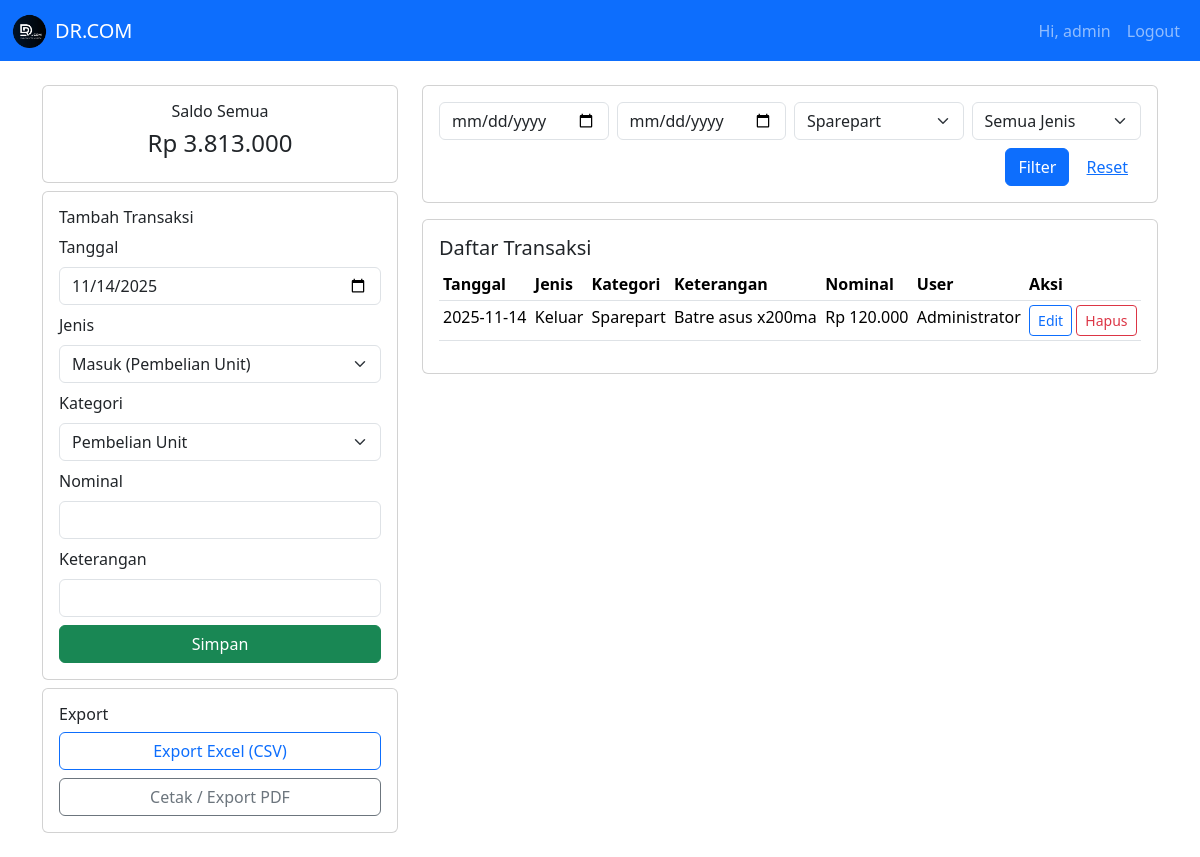
/home.php?kategori=sparepart (signed in), run on the app's committed database.
### tables this page shows
CREATE TABLE `transaksi` (
  `id` int NOT NULL AUTO_INCREMENT,
  `tanggal` date NOT NULL,
  `jenis` enum('masuk','keluar') NOT NULL,
  `kategori` varchar(100) NOT NULL,
  `keterangan` text,
  `nominal` int NOT NULL,
  `user_id` int DEFAULT NULL,
  `created_at` timestamp NULL DEFAULT CURRENT_TIMESTAMP,
  PRIMARY KEY (`id`),
  KEY `fk_user_transaksi` (`user_id`),
  CONSTRAINT `fk_user_transaksi`
      FOREIGN KEY (`user_id`) REFERENCES `users` (`id`)
      ON DELETE SET NULL ON UPDATE CASCADE
);

### koneksi.php (called while the page is built, shortened)
<?php
function e($str) {
    return htmlspecialchars($str, ENT_QUOTES, 'UTF-8');
}

### home.php (the view, shortened to what this page needs)
<?php
require 'koneksi.php';
$KATEGORI = [
    'pembelian_unit' => 'Pembelian Unit',
    'sparepart'      => 'Sparepart',
    'atk'            => 'ATK',
    'transport'      => 'Transport',
    'ekspedisi'      => 'Ekspedisi Manual',
    'ongkir'         => 'Ongkir Paket',
    'makan'          => 'Uang Makan',
    'servis'          => 'Dana Servis',
    'perlengkapan'          => 'Perlengkapan Toko'
];
$q_from     = $_GET['from'] ?? '';
$q_to       = $_GET['to'] ?? '';
$q_kategori = $_GET['kategori'] ?? '';
$q_jenis    = $_GET['jenis'] ?? '';
$where = [];
$params = [];
$types  = '';
if ($q_kategori) { $where[] = "kategori = ?";  $params[] = $q_kategori; $types .= 's'; }
$where_sql = count($where) ? "WHERE ".implode(" AND ", $where) : "";
$sql = "
    SELECT t.*, COALESCE(u.nama, u.username) AS user_name
    FROM transaksi t
    LEFT JOIN users u ON t.user_id = u.id
    $where_sql
    ORDER BY tanggal DESC
";
$stmt = $mysqli->prepare($sql);
if ($stmt) {
    if (count($params)) {
        $stmt->bind_param($types, ...$params);
    }
    $stmt->execute();
    $result = $stmt->get_result();
    $transactions = $result->fetch_all(MYSQLI_ASSOC);
} else {
    die("Query gagal: ".$mysqli->error);
}
$total_masuk  = (int) $mysqli->query("SELECT IFNULL(SUM(nominal),0) as t FROM transaksi WHERE jenis='masuk'")->fetch_assoc()['t'];
$total_keluar = (int) $mysqli->query("SELECT IFNULL(SUM(nominal),0) as t FROM transaksi WHERE jenis='keluar'")->fetch_assoc()['t'];
$saldo_all    = $total_masuk - $total_keluar;
?>
<!doctype html>
<html>
<head>
<link href="https://cdn.jsdelivr.net/npm/bootstrap@5.3.2/dist/css/bootstrap.min.css" rel="stylesheet">
</head>
<body>
<nav class="navbar navbar-expand-lg navbar-dark bg-primary">
  <div class="container-fluid">
    <a class="navbar-brand d-flex align-items-center" href="home.php">
        <img src="assets/drcom.png"
             alt="Logo DR.COM"
             style="height:35px; width:auto; margin-right:8px;">
        <span>DR.COM</span>
    </a>
    <div class="collapse navbar-collapse">
      <ul class="navbar-nav ms-auto">
        <li class="nav-item"><span class="nav-link">Hi, <?= e($_SESSION['user_name'] ?? ($_SESSION['username'] ?? 'Administrator')) ?></span></li>
        <li class="nav-item"><a class="nav-link" href="logout.php">Logout</a></li>
      </ul>
    </div>
  </div>
</nav>
<div class="container my-4">
  <div class="row mb-3">
    <div class="col-md-4">
      <div class="card mb-2">
        <div class="card-body text-center">
          <h6>Saldo Semua</h6>
          <h4>Rp <?= number_format($saldo_all,0,',','.') ?></h4>
        </div>
      </div>
      <div class="card">
        <div class="card-body">
          <h6>Tambah Transaksi</h6>
          <form method="post">
            <div class="mb-2"><label class="form-label">Tanggal</label>
              <input type="date" name="tanggal" class="form-control" value="<?= date('Y-m-d') ?>" required>
            </div>
            <div class="mb-2"><label class="form-label">Jenis</label>
              <select name="jenis" class="form-select" required>
                <option value="masuk">Masuk (Pembelian Unit)</option>
              </select>
            </div>
            <div class="mb-2"><label class="form-label">Kategori</label>
              <select name="kategori" class="form-select" required>
                <?php foreach ($KATEGORI as $k=>$v): ?>
                <option value="<?= e($k) ?>"><?= e($v) ?></option>
                <?php endforeach; ?>
              </select>
            </div>
            <div class="mb-2"><label class="form-label">Nominal</label>
              <input type="number" name="nominal" class="form-control" required>
            </div>
            <div class="mb-2"><label class="form-label">Keterangan</label>
              <input type="text" name="keterangan" class="form-control">
            </div>
            <div class="d-grid"><button class="btn btn-success">Simpan</button></div>
          </form>
        </div>
      </div>
      <div class="card mt-2">
        <div class="card-body">
          <h6>Export</h6>
          <a class="btn btn-outline-primary w-100 mb-2"
             href="export_excel.php?from=<?= e($q_from) ?>&to=<?= e($q_to) ?>&kategori=<?= e($q_kategori) ?>&jenis=<?= e($q_jenis) ?>">
            Export Excel (CSV)
          </a>
          <a class="btn btn-outline-secondary w-100"
             href="print.php?from=<?= e($q_from) ?>&to=<?= e($q_to) ?>&kategori=<?= e($q_kategori) ?>&jenis=<?= e($q_jenis) ?>"
             target="_blank">
            Cetak / Export PDF
          </a>
        </div>
      </div>
    </div>
    <div class="col-md-8">
      <div class="card mb-3">
        <div class="card-body">
          <form class="row g-2" method="get">
            <div class="col-md-3"><input type="date" name="from" class="form-control" value="<?= e($q_from) ?>"></div>
            <div class="col-md-3"><input type="date" name="to" class="form-control" value="<?= e($q_to) ?>"></div>
            <div class="col-md-3">
              <select name="kategori" class="form-select">
                <?php foreach ($KATEGORI as $k=>$v): ?>
                <option value="<?= e($k) ?>" <?= $q_kategori===$k ? 'selected':'' ?>><?= e($v) ?></option>
                <?php endforeach; ?>
              </select>
            </div>
            <div class="col-md-3">
              <select name="jenis" class="form-select">
                <option value="">Semua Jenis</option>
              </select>
            </div>
            <div class="col-12 text-end mt-2">
              <button class="btn btn-primary">Filter</button>
              <a class="btn btn-link" href="home.php">Reset</a>
            </div>
          </form>
        </div>
      </div>
      <div class="card">
        <div class="card-body">
          <h5>Daftar Transaksi</h5>
          <div class="table-responsive">
            <table class="table table-sm">
              <thead>
                <tr>
                  <th>Tanggal</th>
                  <th>Jenis</th>
                  <th>Kategori</th>
                  <th>Keterangan</th>
                  <th>Nominal</th>
                  <th>User</th>
                  <th>Aksi</th>
                </tr>
              </thead>
              <tbody>
                <?php if (count($transactions)): foreach ($transactions as $t): ?>
                <tr>
                  <td><?= e($t['tanggal']) ?></td>
                  <td><?= e(ucfirst($t['jenis'])) ?></td>
                  <td><?= e($KATEGORI[$t['kategori']] ?? $t['kategori']) ?></td>
                  <td><?= e($t['keterangan']) ?></td>
                  <td>Rp <?= number_format($t['nominal'],0,',','.') ?></td>
                  <td><?= e($t['user_name'] ?? ($t['username'] ?? '-')) ?></td>
                  <td>
                    <a href="edit.php?id=<?= $t['id'] ?>" class="btn btn-sm btn-outline-primary">Edit</a>
                    <form method="post" style="display:inline-block" onsubmit="return confirm('Hapus transaksi?')">
                      <button class="btn btn-sm btn-outline-danger">Hapus</button>
                    </form>
                  </td>
                </tr>
                <?php endforeach; else: ?>
                <tr><td colspan="7" class="text-center">Tidak ada transaksi</td></tr>
                <?php endif; ?>
              </tbody>
            </table>
          </div>
        </div>
      </div>
    </div>
  </div>
</div>
</body>
</html>

### data on the page
transaksi: tanggal "2025-11-14", jenis "Keluar", kategori "Sparepart", keterangan "Batre asus x200ma", nominal "120.000", user_name "Administrator"

### other printed values
$_SESSION['user_name'] "admin"
$saldo_all "3.813.000"
form field kategori "Pembelian Unit"
form field kategori "Sparepart"
